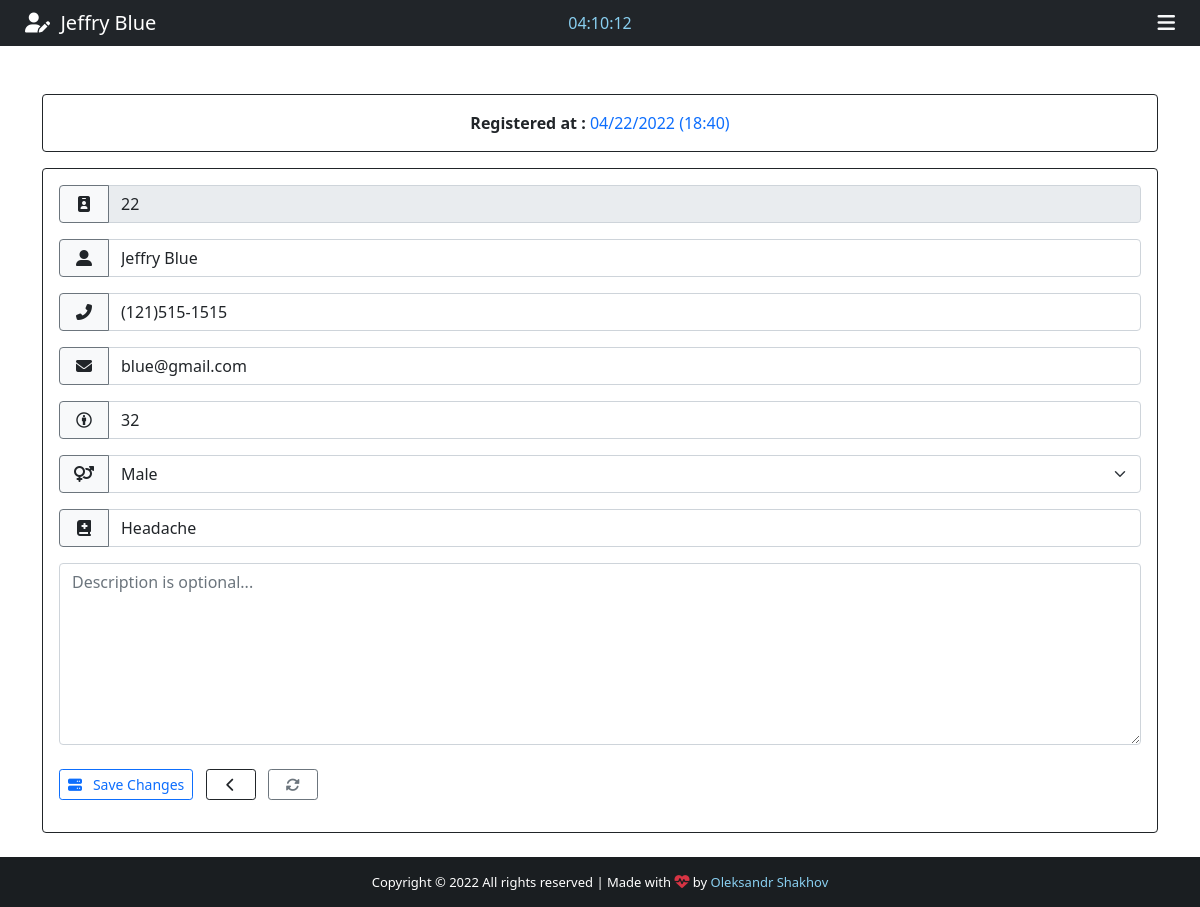
/patient/22 (signed in), run on the app's committed database.
### App/models.py (models this page shows, shortened)
class Patient(models.Model):
    GENDER = (
        ('Female', 'F'),
        ('Male', 'M'),
    )
    id = models.IntegerField(primary_key=True)
    name = models.CharField(max_length=100)
    phone = models.CharField(max_length=100)
    email = models.CharField(max_length=100)
    diagnosis = models.CharField(max_length=200)
    age = models.CharField(max_length=100)
    gender = models.CharField(max_length=100, null=True, choices=GENDER)
    note = models.TextField(blank=True)
    created_at = models.DateTimeField(auto_now_add=True)

### App/views.py (the view)
# urls.py: path('patient/<str:patient_id>',
@cache_control(no_cache=True, must_revalidate=True,
               no_store=True)  # For Security
@login_required(login_url='login')
def patient(request, patient_id):
    patient = Patient.objects.get(id=patient_id)
    if patient != None:
        return render(request, 'edit.html', {'patient': patient})

### App/templates/edit.html (shortened to what this page needs)
{% extends 'add.html' %}
{% block navbar-content %}
<i class="fas fa-user-edit"></i>&nbsp;&nbsp;{{ patient.name }}
{% endblock navbar-content %}
{% block card-title %}
<strong>Registered at : </strong> <span class="text-primary"> {{ patient.created_at | date:'m/d/Y (H:i)' }}</span>
{% endblock card-title %}
{% block Btn-content1 %}
<i class="fas fa-server"></i>&nbsp;&nbsp; Save Changes
{% endblock Btn-content1 %}
{% block action %} action="/edit_patient" {% endblock action %}
{% block Value-id %}
<div class="input-group mb-3" title="Patient ID">
	<span class="side-label btn border-secondary bg-light text-small"><i class="fas fa-id-badge"></i></span>
	<input type="text" class="form-control text-small" name="id" value="{{ patient.id }}" readonly>
</div>
{% endblock Value-id %}
{% block Value-name %}value='{{ patient.name }}'{% endblock Value-name %}
{% block Value-phone %}value='{{ patient.phone }}'{% endblock Value-phone %}
{% block Value-email %}value='{{ patient.email }}'{% endblock Value-email %}
{% block Value-age %}value='{{ patient.age }}'{% endblock Value-age %}
{% block option %} <option style="background-color: #d3d3d3; color: #007bff;">{{ patient.gender }}</option> {% endblock option %}
{% block Value-gender %}value='{{ patient.gender }}'{% endblock Value-gender %}
{% block Value-diagnosis %}value='{{ patient.diagnosis }}'{% endblock Value-diagnosis %}

### App/templates/add.html (shortened to what this page needs)
{% extends 'base.html' %}
{% block time %}
<div class="col-sm">
	<center>
		<span style="color: #89cff0;" id="clock"></span>
	</center>
</div>
{% endblock time %}
{% block nav-btn %}
<div class="text-light" id="sidebar" data-bs-toggle="offcanvas" data-bs-target="#offcanvasRight" aria-controls="offcanvasRight">
	<i class="fas fa-bars"></i>
</div>
{% endblock nav-btn %}
{% block footer %} style="color: #89cff0; text-decoration: none;"{% endblock footer %}
{% block content %}
<div class="container">
	<div class="row">
		<div class="col-lg-12">
			<div class="card card-body border-dark mt-5">
				<span class="text-center text-small" id="info">{% block card-title %} <span class="text-primary"> FILL OUT THE FORM BELOW </span> {% endblock card-title %}</span>
			</div>
			<form {% block action %} action="/add_patient" {% endblock action %} method="POST" enctype="multipart/form-data" class="card p-3 border-dark mt-3">
				{% block Value-id %}{% endblock Value-id %}
				<div class="input-group mb-3">
					<span class="side-label btn border-secondary bg-light text-small"><i class="fas fa-user-alt"></i></span>
					<input type="text" class="form-control" name="name" id="name" maxlength="40" placeholder="Patient name" required {% block Value-name %} {% endblock Value-name %}>
				</div>
				<div class="input-group mb-3">
					<span class="side-label btn border-secondary bg-light text-small"><i class="fas fa-phone-alt"></i></span>
					<input type="text" class="form-control" name="phone" id="phone" placeholder="Patient phone" required {% block Value-phone %} {% endblock Value-phone %}>
				</div>
				<div class="input-group mb-3">
					<span class="side-label btn border-secondary bg-light text-small"><i class="fas fa-envelope"></i></span>
					<input type="text" class="form-control" name="email" id="email" maxlength="40" placeholder="Patient email" required {% block Value-email %} {% endblock Value-email %}>
				</div>
				<div class="input-group mb-3">
					<span class="side-label btn border-secondary bg-light text-small"><i class="fab fa-creative-commons-by"></i></span>
					<input type="text" class="form-control" name="age" id="age" maxlength="3" placeholder="Patient age" required {% block Value-age %} {% endblock Value-age %}>
				</div>
				<div class="input-group mb-3">
					<label><span class="side-label btn border-secondary bg-light text-small" style="border-radius: 4px 0px 0px 4px;"><i class="fa fa-venus-mars"></i></span></label>
					<select class="form-select" name="gender" id="gender" required {% block Value-gender %} {% endblock Value-gender %}>
						{% block option %}{% endblock option %}
					</select>
				</div>
				<div class="input-group mb-3">
					<span class="side-label btn border-secondary bg-light text-small"><i class="fas fa-book-medical"></i></span>
					<input type="text" class="form-control" name="diagnosis" id="diagnosis" maxlength="50" placeholder="Patient diagnosis" required {% block Value-diagnosis %} {% endblock Value-diagnosis %}>
				</div>
				<div class="form-group">
					<textarea class="form-control text-small" name="note" rows="7" maxlength="1000" placeholder="Description is optional...">{% block Value-note %}{% endblock Value-note %}</textarea>
				</div>
				<div id="btn-desktop" class="mt-4" style="width: 100%;">
					<button type="submit" class="btn btn-outline-primary btn-sm mb-3 btn-add">
						{% block Btn-content1 %}{% endblock Btn-content1 %}
					</button>
					<a href="{% url 'backend' %}" class="btn btn-outline-dark btn-sm mb-3 ms-2" style="width: 50px;" title="Back">
						<i class="fas fa-chevron-left"></i>
					</a>
					<button type="reset" class="btn btn-outline-secondary btn-sm mb-3 ms-2" style="width: 50px;" title="Reset">
						<i class="fas fa-sync-alt"></i>
					</button>
				</div>
			</form>
		</div>
	</div>
</div>
<br><br><br>
{% endblock content %}

### App/static/css/style.css (style rules this page uses)
html, body { height: 100%; margin: 0; max-width: 100%; overflow: hidden; }
#sidebar, #front-nav-icon { float: right; margin-right: 25px; cursor: pointer; font-size: 20px; }
.side-label { width: 80px; }
.side-label { width: 50px; }

### data on the page
Patient: name "Jeffry Blue", created_at "04/22/2022 (18:40)", id "22", phone "(121)515-1515", email "blue@gmail.com", age "32", gender "Male", diagnosis "Headache"
